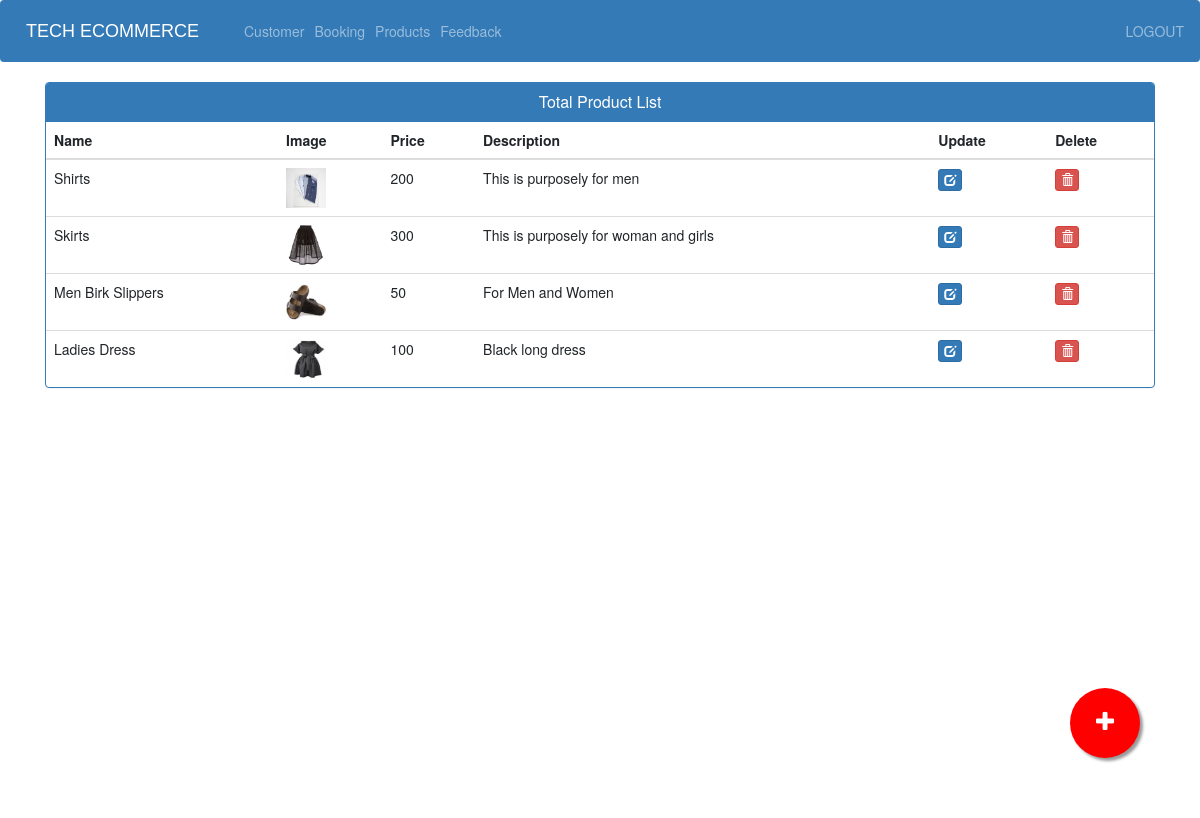
The app's page /admin-products (signed in) with its own data.
### ecom/models.py (models this page shows, shortened)
class Product(models.Model):
    name=models.CharField(max_length=40)
    product_image= models.ImageField(upload_to='product_image/',null=True,blank=True)
    price = models.PositiveIntegerField()
    description=models.CharField(max_length=40)

### ecom/views.py (the view)
# urls.py: path('admin-products', views.admin_products_view,name='admin-products'),
@login_required(login_url='adminlogin')
def admin_products_view(request):
    products=models.Product.objects.all()
    return render(request,'ecom/admin_products.html',{'products':products})

### templates/ecom/admin_products.html (shortened to what this page needs)
{% extends 'ecom/admin_base.html' %}
{% load static %}
{% block content %}
<head>
  <link href="//netdna.bootstrapcdn.com/bootstrap/3.0.0/css/bootstrap.min.css" rel="stylesheet" id="bootstrap-css">
</head>
<div class="container">
  <div class="panel panel-primary">
    <div class="panel-heading">
      <h6 class="panel-title">Total Product List</h6>
    </div>
    <table class="table table-hover" id="dev-table">
      <thead>
        <tr>
          <th>Name</th>
          <th>Image</th>
          <th>Price</th>
          <th>Description</th>
          <th>Update</th>
          <th>Delete</th>
        </tr>
      </thead>
      {% for p in products %}
  {% if p %}
      <tr>
        <td> {{p.name}}</td>
        <td> <img src="{% static p.product_image.url %}" alt="Profile Pic" height="40px" width="40px" /></td>
        <td>{{p.price}}</td>
        <td>{{p.description}}</td>
        <td><a class="btn btn-primary btn-xs" href="{% url 'update-product' p.id  %}"><span class="glyphicon glyphicon-edit"></span></a></td>
        <td><a class="btn btn-danger btn-xs" href="{% url 'delete-product' p.id  %}"><span class="glyphicon glyphicon-trash"></span></a></td>
      </tr>
      {%else%}
      <br><br><br>
      <h1>no products</h1>
      {% endif %}
      {% endfor %}
    </table>
  </div>
</div>
<a href="/admin-add-product" class="float">
<i class="fa fa-plus my-float"></i>
</a>
{% endblock content %}

### templates/ecom/admin_base.html (style rules this page uses)
.fa { font-size: 23px; width: 60px; text-align: center; text-decoration: none; margin: 5px 2px; border-radius: 50%; }

### templates/ecom/admin_products.html (style rules this page uses)
a:link { text-decoration: none; }
h6 { text-align: center; }
.float { position:fixed; width:70px; height:70px; bottom:60px; right:60px; background-color:red; color:#FFF; border-radius:50px; text-align:center; box-shadow: 3px 3px 3px #999; }
.my-float { margin-top:22px; }

### records on screen
Product: name "Shirts", product_image (picture), price "200", description "This is purposely for men"
Product: name "Skirts", product_image (picture), price "300", description "This is purposely for woman and girls"
Product: name "Men Birk Slippers", product_image (picture), price "50", description "For Men and Women"
Product: name "Ladies Dress", product_image (picture), price "100", description "Black long dress"
